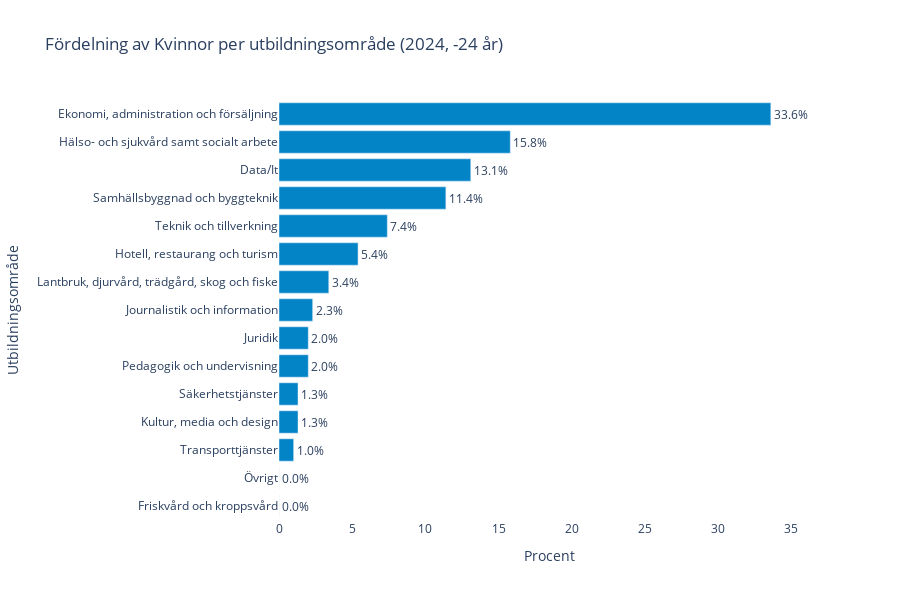
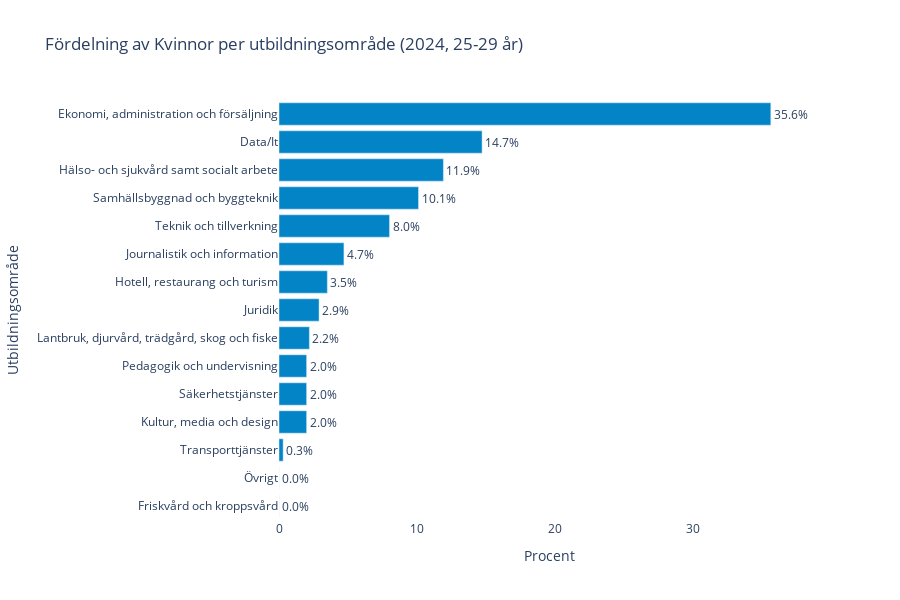
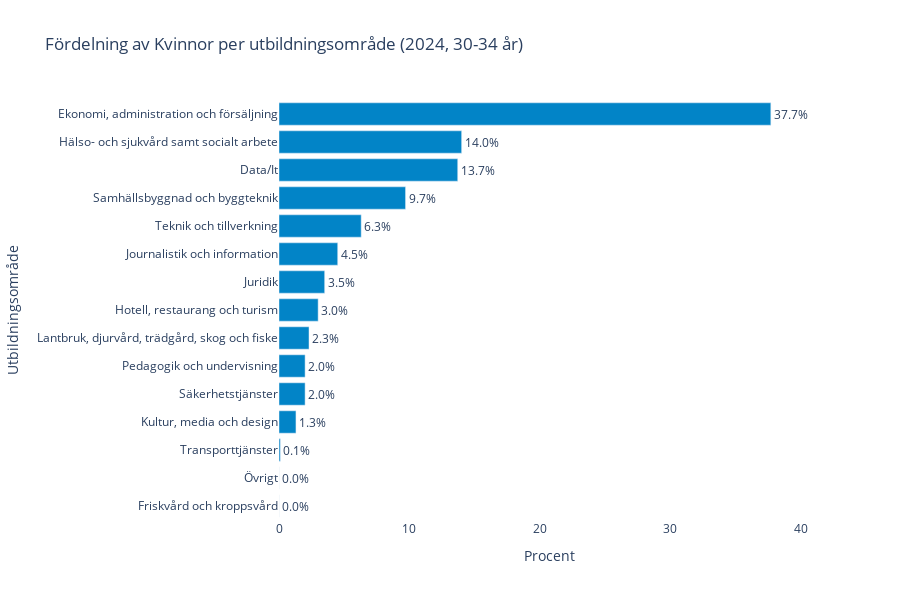
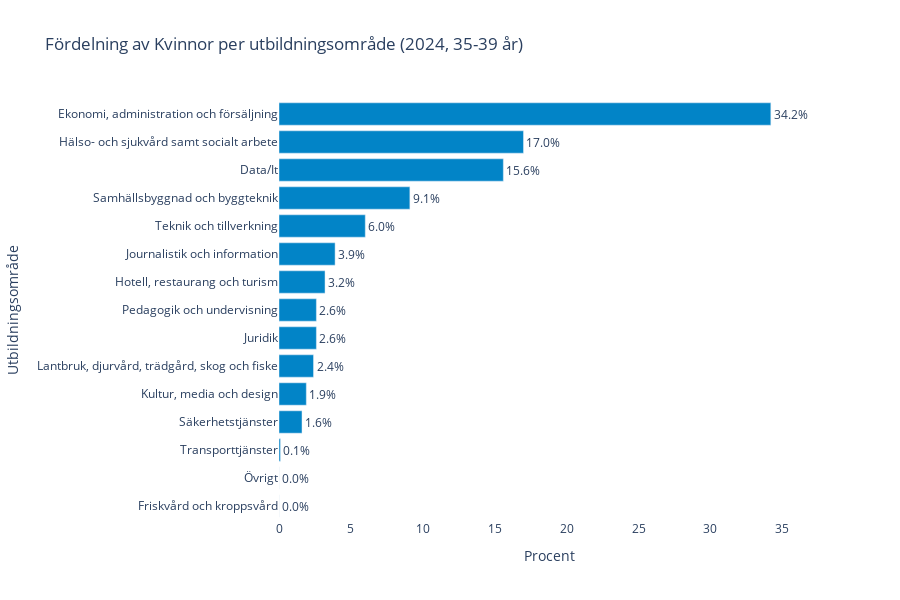

Here is the notebook cell these charts were saved with, in order:
### Markdown cell above
#####  A function that creates a horizontal bar chart showing the percentage distribution of students across educational areas for a selected year, sex, and age group.
This function:

- Takes parameters for year, sex, and age group
- Filters the data accordingly
- Calculates the percentage distribution
- Creates a horizontal bar chart showing what percentage of students (of the selected sex and age group) chose each educational area
- Includes percentage labels on the bars
- Sorts the areas by percentage (ascending)
- Handles input validation and error cases
- The bars show the percentage of total students in each educational area, making it easy to compare the relative popularity of different areas for specific demographic groups.

### Code cell
def plot_education_distribution(df: pd.DataFrame, year: int = None, sex: str = "totalt", age: str = "totalt") -> None:
    """
    Plot percentage distribution of students across educational areas for selected parameters.
    
    Parameters:
        df: DataFrame with columns: kön, utbildningsområde, ålder, [2020-2024]
        year: Year to analyze (int). If None, uses latest available year
        sex: "kvinnor", "män", or "totalt"
        age: Age group to analyze (str), e.g., "24 år eller yngre", "25-29 år", etc.
    """
    import plotly.graph_objects as go
    
    # Input validation
    if df.empty:
        raise ValueError("DataFrame is empty")
        
    # Normalize inputs
    sex = sex.lower()
    age = age.lower()
    
    # Rename columns for consistency
    df.columns = ["kön", "utbildningsområde", "ålder", "2020", "2021", "2022", "2023", "2024"]
    df = df.fillna(0)

    # Convert year columns to int
    year_columns = ["2020", "2021", "2022", "2023", "2024"]
    for col in year_columns:
        df[col] = pd.to_numeric(df[col], errors="coerce").fillna(0).astype(int)

    # Select year first
    if year is None:
        year = str(max(map(int, year_columns)))
    else:
        year = str(year)
    
    if year not in year_columns:
        raise ValueError(f"Year must be one of {year_columns}")

    # Melt to long format
    df_long = df.melt(
        id_vars=["kön", "utbildningsområde", "ålder"],
        var_name="år",
        value_name="antal"
    )
    df_long["antal"] = pd.to_numeric(df_long["antal"], errors="coerce").fillna(0).astype(int)

    # Filter data all at once
    df_filtered = df_long[
        (df_long["kön"].str.lower() == sex) &
        (df_long["ålder"].str.lower() == age) &
        (df_long["utbildningsområde"].str.lower() != "totalt") &
        (df_long["år"] == year)
    ].copy()

    # Check if we have data
    if df_filtered.empty:
        raise ValueError(f"No data found for year={year}, sex={sex}, age={age}")

    # Calculate percentages
    total_students = df_filtered["antal"].sum()
    df_filtered.loc[:, "procent"] = round(df_filtered["antal"] / total_students * 100, 1)
    
    # Sort by percentage
    df_filtered = df_filtered.sort_values("procent", ascending=True)

    # Create visualization
    fig = go.Figure()
    
    # Add percentage bars
    fig.add_trace(go.Bar(
        x=df_filtered["procent"],
        y=df_filtered["utbildningsområde"],
        orientation="h",
        marker_color="#0284c7",
        text=df_filtered["procent"].apply(lambda x: f"{x}%"),
        textposition="outside"
    ))

    # Layout configuration
    sex_title = sex.capitalize()
    age_title = age.capitalize()
    
    fig.update_layout(
        title=f"Fördelning av {sex_title} per utbildningsområde ({year}, {age_title})",
        xaxis_title="Procent",
        yaxis_title="Utbildningsområde",
        plot_bgcolor="white",
        paper_bgcolor="white",
        height=600,
        showlegend=False,
        xaxis=dict(
            range=[0, max(df_filtered["procent"]) * 1.1]  # Add 10% padding for labels
        )
    )
    
    fig.show()

# Example usage:
plot_education_distribution(df, year=2024, sex="kvinnor", age="-24 år")
plot_education_distribution(df, year=2024, sex="kvinnor", age="25-29 år")
plot_education_distribution(df, year=2024, sex="kvinnor", age="30-34 år")
plot_education_distribution(df, year=2024, sex="kvinnor", age="35-39 år")
plot_education_distribution(df, year=2024, sex="kvinnor", age="40-44 år")
plot_education_distribution(df, year=2024, sex="kvinnor", age="45+ år")

### Figure 1 — Plotly figure (JSON) as saved in the notebook; plotly's stock layout.template omitted (floating-point values rounded to 4 significant figures)
{"data": [{"marker": {"color": "#0284c7"}, "orientation": "h", "text": ["0.0%", "0.0%", "1.0%", "1.3%", "1.3%", "2.0%", "2.0%", "2.3%", "3.4%", "5.4%", "7.4%", "11.4%", "13.1%", "15.8%", "33.6%"], "textposition": "outside", "type": "bar", "x": [0.0, 0.0, 1.0, 1.3, 1.3, 2.0, 2.0, 2.3, 3.4, 5.4, 7.4, 11.4, 13.1, 15.8, 33.6], "y": ["Friskvård och kroppsvård", "Övrigt", "Transporttjänster", "Kultur, media och design", "Säkerhetstjänster", "Pedagogik och undervisning", "Juridik", "Journalistik och information", "Lantbruk, djurvård, trädgård, skog och fiske", "Hotell, restaurang och turism", "Teknik och tillverkning", "Samhällsbyggnad och byggteknik", "Data/It", "Hälso- och sjukvård samt socialt arbete", "Ekonomi, administration och försäljning"]}], "layout": {"height": 600, "paper_bgcolor": "white", "plot_bgcolor": "white", "showlegend": false, "title": {"text": "Fördelning av Kvinnor per utbildningsområde (2024, -24 år)"}, "xaxis": {"range": [0, 36.96], "title": {"text": "Procent"}}, "yaxis": {"title": {"text": "Utbildningsområde"}}}}

### Figure 2 — Plotly figure (JSON) as saved in the notebook; plotly's stock layout.template omitted (floating-point values rounded to 4 significant figures)
{"data": [{"marker": {"color": "#0284c7"}, "orientation": "h", "text": ["0.0%", "0.0%", "0.3%", "2.0%", "2.0%", "2.0%", "2.2%", "2.9%", "3.5%", "4.7%", "8.0%", "10.1%", "11.9%", "14.7%", "35.6%"], "textposition": "outside", "type": "bar", "x": [0.0, 0.0, 0.3, 2.0, 2.0, 2.0, 2.2, 2.9, 3.5, 4.7, 8.0, 10.1, 11.9, 14.7, 35.6], "y": ["Friskvård och kroppsvård", "Övrigt", "Transporttjänster", "Kultur, media och design", "Säkerhetstjänster", "Pedagogik och undervisning", "Lantbruk, djurvård, trädgård, skog och fiske", "Juridik", "Hotell, restaurang och turism", "Journalistik och information", "Teknik och tillverkning", "Samhällsbyggnad och byggteknik", "Hälso- och sjukvård samt socialt arbete", "Data/It", "Ekonomi, administration och försäljning"]}], "layout": {"height": 600, "paper_bgcolor": "white", "plot_bgcolor": "white", "showlegend": false, "title": {"text": "Fördelning av Kvinnor per utbildningsområde (2024, 25-29 år)"}, "xaxis": {"range": [0, 39.16], "title": {"text": "Procent"}}, "yaxis": {"title": {"text": "Utbildningsområde"}}}}

### Figure 3 — Plotly figure (JSON) as saved in the notebook; plotly's stock layout.template omitted (floating-point values rounded to 4 significant figures)
{"data": [{"marker": {"color": "#0284c7"}, "orientation": "h", "text": ["0.0%", "0.0%", "0.1%", "1.3%", "2.0%", "2.0%", "2.3%", "3.0%", "3.5%", "4.5%", "6.3%", "9.7%", "13.7%", "14.0%", "37.7%"], "textposition": "outside", "type": "bar", "x": [0.0, 0.0, 0.1, 1.3, 2.0, 2.0, 2.3, 3.0, 3.5, 4.5, 6.3, 9.7, 13.7, 14.0, 37.7], "y": ["Friskvård och kroppsvård", "Övrigt", "Transporttjänster", "Kultur, media och design", "Säkerhetstjänster", "Pedagogik och undervisning", "Lantbruk, djurvård, trädgård, skog och fiske", "Hotell, restaurang och turism", "Juridik", "Journalistik och information", "Teknik och tillverkning", "Samhällsbyggnad och byggteknik", "Data/It", "Hälso- och sjukvård samt socialt arbete", "Ekonomi, administration och försäljning"]}], "layout": {"height": 600, "paper_bgcolor": "white", "plot_bgcolor": "white", "showlegend": false, "title": {"text": "Fördelning av Kvinnor per utbildningsområde (2024, 30-34 år)"}, "xaxis": {"range": [0, 41.47], "title": {"text": "Procent"}}, "yaxis": {"title": {"text": "Utbildningsområde"}}}}

### Figure 4 — Plotly figure (JSON) as saved in the notebook; plotly's stock layout.template omitted (floating-point values rounded to 4 significant figures)
{"data": [{"marker": {"color": "#0284c7"}, "orientation": "h", "text": ["0.0%", "0.0%", "0.1%", "1.6%", "1.9%", "2.4%", "2.6%", "2.6%", "3.2%", "3.9%", "6.0%", "9.1%", "15.6%", "17.0%", "34.2%"], "textposition": "outside", "type": "bar", "x": [0.0, 0.0, 0.1, 1.6, 1.9, 2.4, 2.6, 2.6, 3.2, 3.9, 6.0, 9.1, 15.6, 17.0, 34.2], "y": ["Friskvård och kroppsvård", "Övrigt", "Transporttjänster", "Säkerhetstjänster", "Kultur, media och design", "Lantbruk, djurvård, trädgård, skog och fiske", "Juridik", "Pedagogik och undervisning", "Hotell, restaurang och turism", "Journalistik och information", "Teknik och tillverkning", "Samhällsbyggnad och byggteknik", "Data/It", "Hälso- och sjukvård samt socialt arbete", "Ekonomi, administration och försäljning"]}], "layout": {"height": 600, "paper_bgcolor": "white", "plot_bgcolor": "white", "showlegend": false, "title": {"text": "Fördelning av Kvinnor per utbildningsområde (2024, 35-39 år)"}, "xaxis": {"range": [0, 37.62], "title": {"text": "Procent"}}, "yaxis": {"title": {"text": "Utbildningsområde"}}}}
